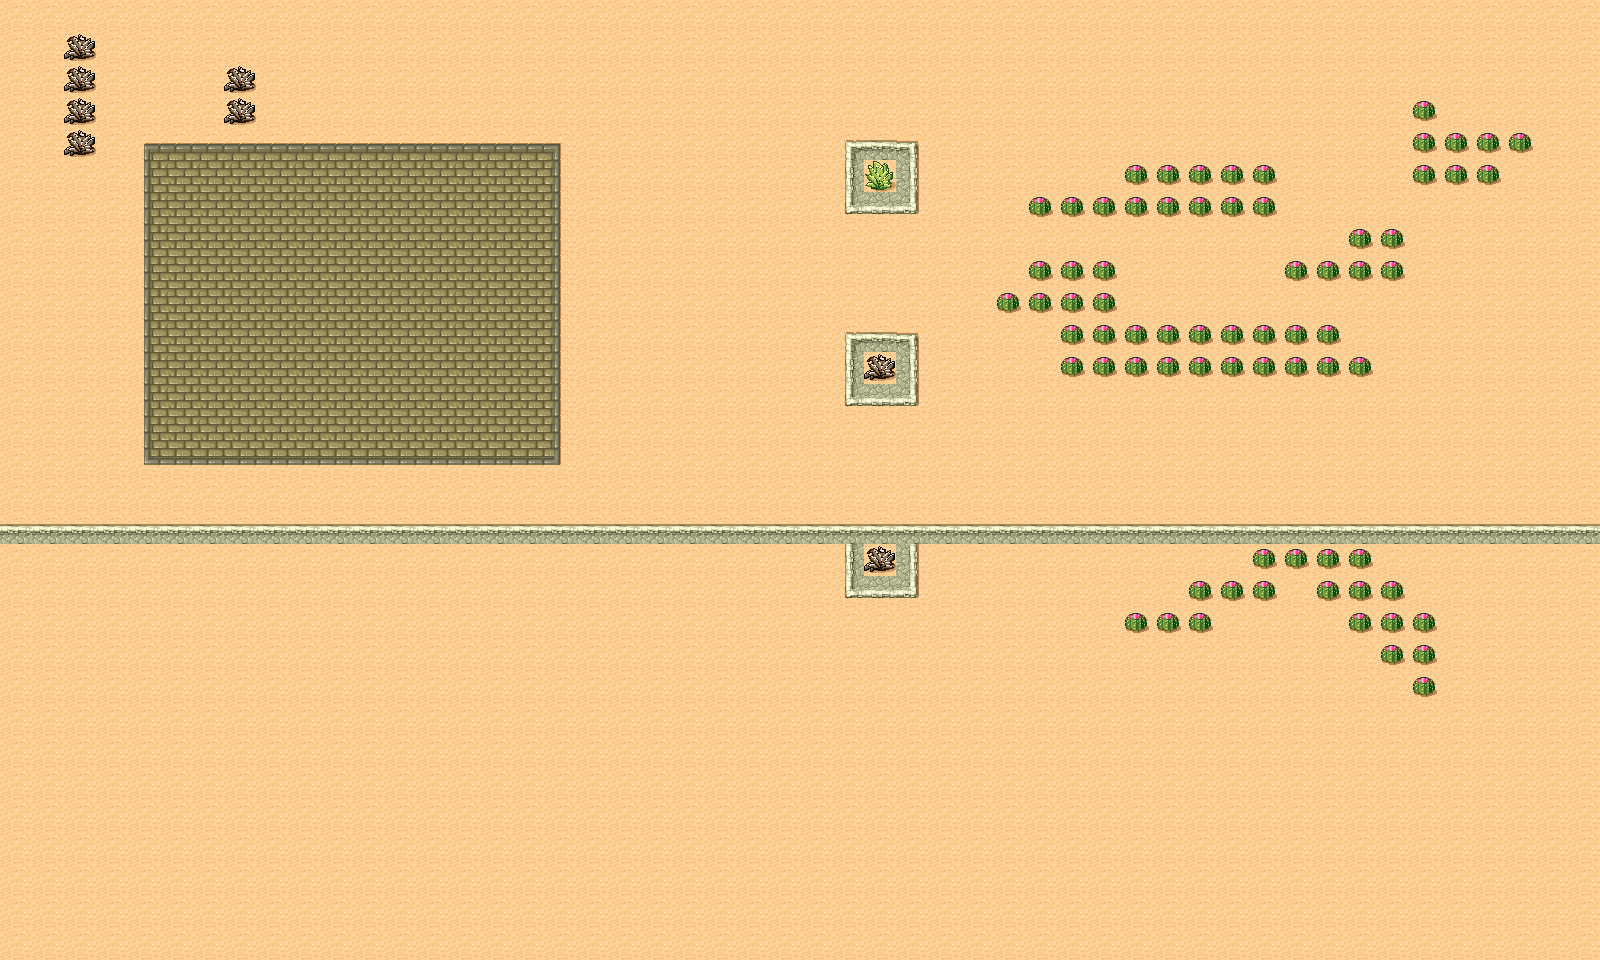

The image is a tile-based game level rendered from a .tmx file. Its description and source (layers, tilesets, objects; grid data summarised) follow:
An orthogonal 50x30 tile map with 32x32 px tiles, 3 tile layers (Background, Plants, Ground), 2 tilesets and 14 objects.

<map version="1.0" orientation="orthogonal" renderorder="right-down" width="50" height="30" tilewidth="32" tileheight="32">
 <tileset firstgid="1" name="Desert" tilewidth="32" tileheight="32" spacing="1" margin="1">
  <image source="tmw_desert_spacing.png" width="265" height="199" />
 </tileset>
 <tileset firstgid="49" name="coin" tilewidth="32" tileheight="32">
  <image source="coin.png" width="192" height="32" />
 </tileset>
 <layer name="Background" width="50" height="30">
  <data>[1500 cells, 1500 non-empty, 19 distinct tile ids]</data>
 </layer>
 <layer name="Plants" width="50" height="30">
  <data>[1500 cells, 85 non-empty, 3 distinct tile ids]</data>
 </layer>
 <layer name="Ground" width="50" height="30">
  <data>[1500 cells, 50 non-empty, 1 distinct tile ids]</data>
 </layer>
 <objectgroup name="Money">
  <object gid="49" x="64" y="320">
   <properties>
    <property name="alpha" value="0.5" />
    <property name="body.gravity.y" value="100" />
    <property name="rotation" value="25" />
   </properties>
  </object>
  <object gid="49" x="192" y="320" />
  <object gid="49" x="320" y="448" />
  <object gid="49" x="480" y="224" rotation="2.27683" />
  <object gid="49" x="128" y="448" />
  <object gid="49" x="96" y="384" />
  <object gid="49" x="96" y="480" />
  <object gid="49" x="192" y="480" />
  <object gid="49" x="256" y="384" />
  <object gid="49" x="224" y="288">
   <properties>
    <property name="alpha" value="0.5" />
    <property name="body.velocity.x" value="50" />
   </properties>
  </object>
  <object gid="49" x="160" y="224" />
  <object gid="49" x="320" y="320" />
  <object gid="49" x="320" y="448" />
  <object gid="49" x="192" y="416" />
 </objectgroup>
</map>
